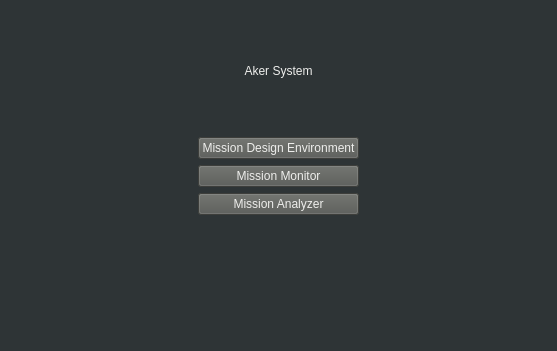
<?xml version="1.0" encoding="UTF-8"?>
<ui version="4.0">
 <class>FirstMenu</class>
 <widget class="QMainWindow" name="FirstMenu">
  <property name="geometry">
   <rect>
    <x>0</x>
    <y>0</y>
    <width>557</width>
    <height>351</height>
   </rect>
  </property>
  <property name="sizePolicy">
   <sizepolicy hsizetype="Preferred" vsizetype="Minimum">
    <horstretch>0</horstretch>
    <verstretch>0</verstretch>
   </sizepolicy>
  </property>
  <property name="windowTitle">
   <string>Aker System</string>
  </property>
  <property name="styleSheet">
   <string notr="true">background-color: rgb(46, 52, 54);</string>
  </property>
  <widget class="QWidget" name="centralWidget">
   <layout class="QGridLayout" name="gridLayout">
    <item row="4" column="1">
     <widget class="QLabel" name="ZenithLogo">
      <property name="text">
       <string/>
      </property>
      <property name="alignment">
       <set>Qt::AlignCenter</set>
      </property>
     </widget>
    </item>
    <item row="3" column="2">
     <spacer name="horizontalSpacer_2">
      <property name="orientation">
       <enum>Qt::Horizontal</enum>
      </property>
      <property name="sizeType">
       <enum>QSizePolicy::Preferred</enum>
      </property>
      <property name="sizeHint" stdset="0">
       <size>
        <width>40</width>
        <height>20</height>
       </size>
      </property>
     </spacer>
    </item>
    <item row="4" column="2">
     <spacer name="horizontalSpacer_6">
      <property name="orientation">
       <enum>Qt::Horizontal</enum>
      </property>
      <property name="sizeHint" stdset="0">
       <size>
        <width>40</width>
        <height>20</height>
       </size>
      </property>
     </spacer>
    </item>
    <item row="3" column="1">
     <layout class="QVBoxLayout" name="verticalLayout">
      <property name="sizeConstraint">
       <enum>QLayout::SetMinimumSize</enum>
      </property>
      <item>
       <widget class="QPushButton" name="startMDE">
        <property name="sizePolicy">
         <sizepolicy hsizetype="Preferred" vsizetype="Fixed">
          <horstretch>0</horstretch>
          <verstretch>0</verstretch>
         </sizepolicy>
        </property>
        <property name="sizeIncrement">
         <size>
          <width>2</width>
          <height>2</height>
         </size>
        </property>
        <property name="styleSheet">
         <string notr="true">background-color: rgb(85, 87, 83);
color: rgb(238, 238, 236);
font: 14pt &quot;Courier 10 Pitch&quot;;
alternate-background-color: rgb(136, 138, 133);
border-right-color: rgb(0, 0, 0);
border-bottom-color: rgb(0, 0, 0);</string>
        </property>
        <property name="text">
         <string>Mission Design Environment</string>
        </property>
       </widget>
      </item>
      <item>
       <widget class="QPushButton" name="startMM">
        <property name="sizePolicy">
         <sizepolicy hsizetype="Preferred" vsizetype="Fixed">
          <horstretch>0</horstretch>
          <verstretch>0</verstretch>
         </sizepolicy>
        </property>
        <property name="styleSheet">
         <string notr="true">background-color: rgb(85, 87, 83);
color: rgb(238, 238, 236);
font: 14pt &quot;Courier 10 Pitch&quot;;
alternate-background-color: rgb(136, 138, 133);
border-right-color: rgb(0, 0, 0);
border-bottom-color: rgb(0, 0, 0);</string>
        </property>
        <property name="text">
         <string>Mission Monitor</string>
        </property>
       </widget>
      </item>
      <item>
       <widget class="QPushButton" name="startMA">
        <property name="sizePolicy">
         <sizepolicy hsizetype="Preferred" vsizetype="Fixed">
          <horstretch>0</horstretch>
          <verstretch>0</verstretch>
         </sizepolicy>
        </property>
        <property name="styleSheet">
         <string notr="true">background-color: rgb(85, 87, 83);
color: rgb(238, 238, 236);
font: 14pt &quot;Courier 10 Pitch&quot;;
alternate-background-color: rgb(136, 138, 133);
border-right-color: rgb(0, 0, 0);
border-bottom-color: rgb(0, 0, 0);</string>
        </property>
        <property name="text">
         <string>Mission Analyzer</string>
        </property>
       </widget>
      </item>
     </layout>
    </item>
    <item row="3" column="0">
     <spacer name="horizontalSpacer">
      <property name="orientation">
       <enum>Qt::Horizontal</enum>
      </property>
      <property name="sizeType">
       <enum>QSizePolicy::Preferred</enum>
      </property>
      <property name="sizeHint" stdset="0">
       <size>
        <width>40</width>
        <height>20</height>
       </size>
      </property>
     </spacer>
    </item>
    <item row="4" column="0">
     <spacer name="horizontalSpacer_5">
      <property name="orientation">
       <enum>Qt::Horizontal</enum>
      </property>
      <property name="sizeHint" stdset="0">
       <size>
        <width>40</width>
        <height>20</height>
       </size>
      </property>
     </spacer>
    </item>
    <item row="0" column="1">
     <widget class="QLabel" name="AkerLabel">
      <property name="toolTip">
       <string>&lt;html&gt;&lt;head/&gt;&lt;body&gt;&lt;p align=&quot;center&quot;&gt;Aker System&lt;/p&gt;&lt;/body&gt;&lt;/html&gt;</string>
      </property>
      <property name="layoutDirection">
       <enum>Qt::RightToLeft</enum>
      </property>
      <property name="styleSheet">
       <string notr="true">font: 24pt &quot;Courier 10 Pitch&quot;;
color: rgb(238, 238, 236);</string>
      </property>
      <property name="frameShape">
       <enum>QFrame::NoFrame</enum>
      </property>
      <property name="lineWidth">
       <number>0</number>
      </property>
      <property name="text">
       <string>Aker System</string>
      </property>
      <property name="alignment">
       <set>Qt::AlignCenter</set>
      </property>
      <property name="textInteractionFlags">
       <set>Qt::LinksAccessibleByKeyboard|Qt::LinksAccessibleByMouse|Qt::TextBrowserInteraction|Qt::TextEditable|Qt::TextEditorInteraction|Qt::TextSelectableByKeyboard|Qt::TextSelectableByMouse</set>
      </property>
     </widget>
    </item>
   </layout>
  </widget>
 </widget>
 <layoutdefault spacing="6" margin="11"/>
 <resources/>
 <connections/>
</ui>
